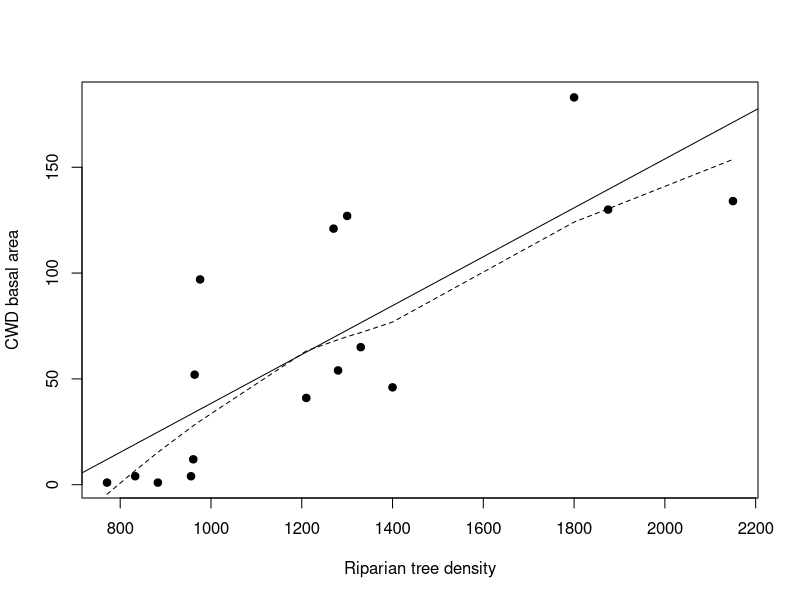
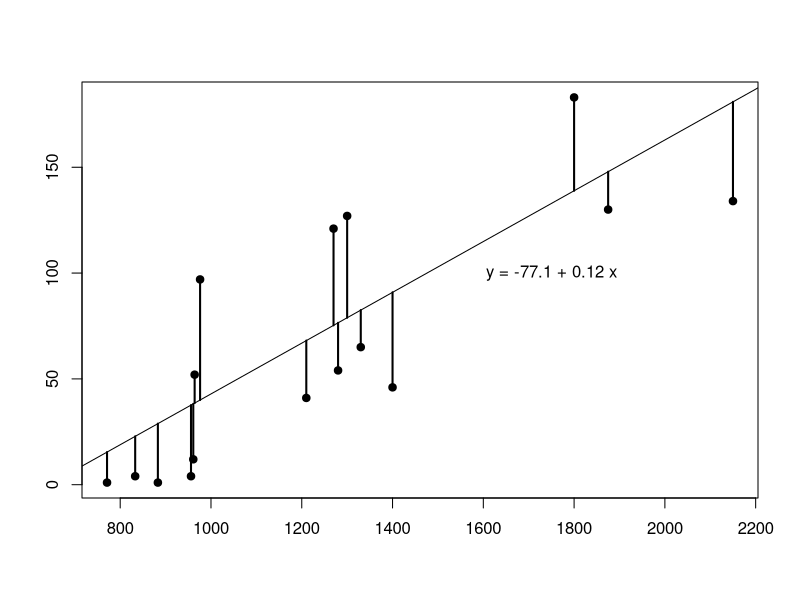
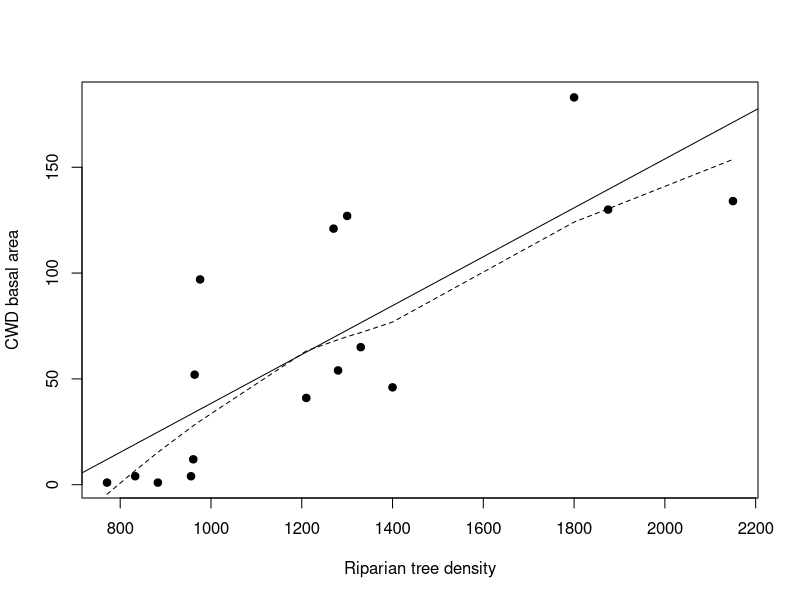
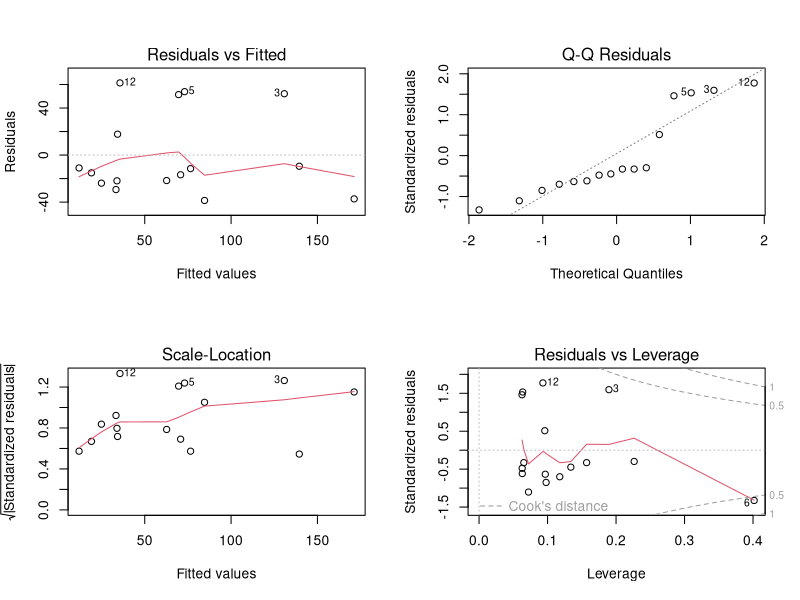
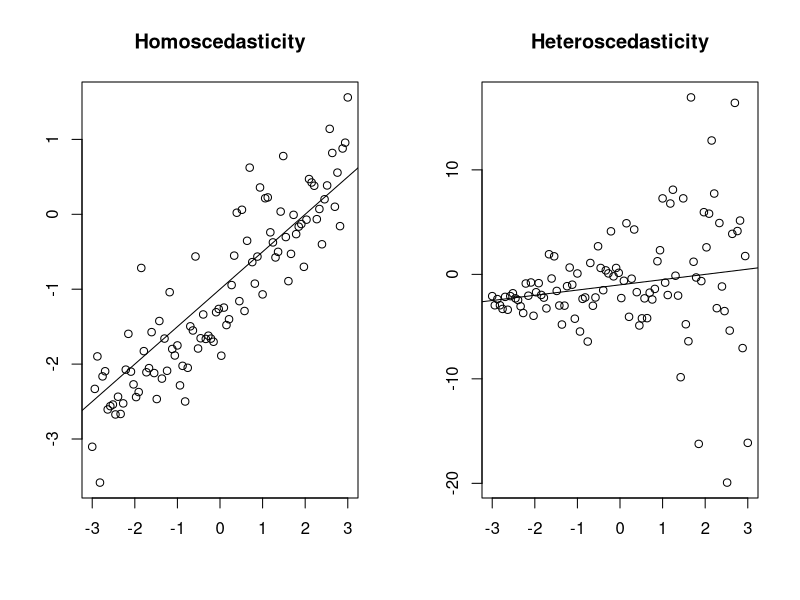
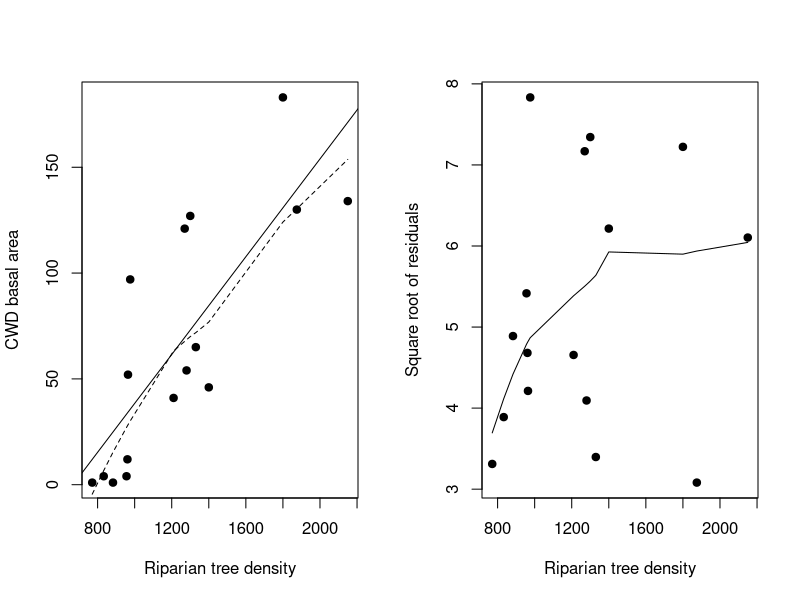
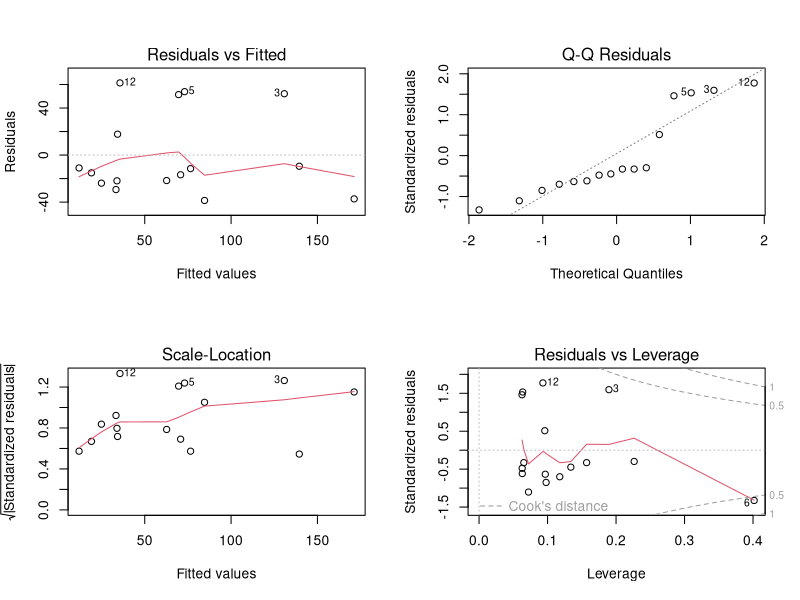
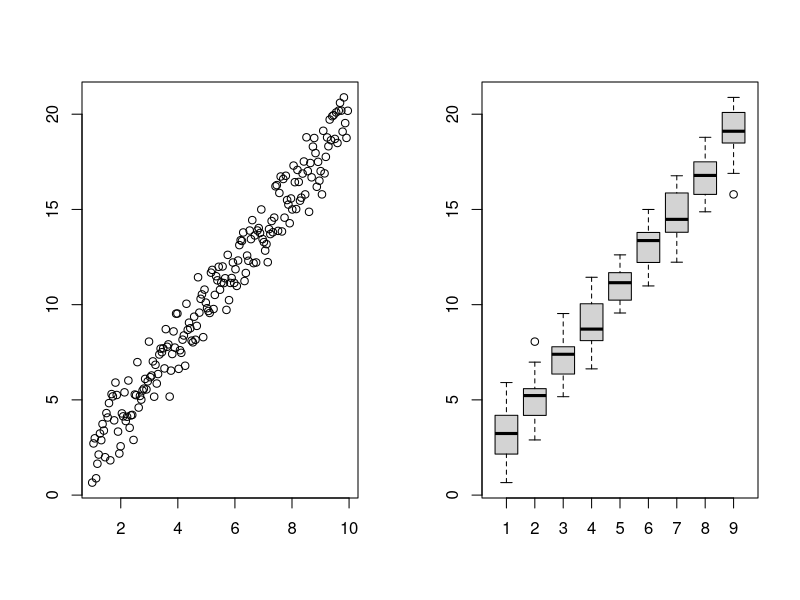

Here is the R script that generated these plots, in order:
## ---- chunk 1
CWD <- read.table("./datasets/01-linear-regression/christ.csv", header = T, sep = ",", dec = ".")
attach(CWD)

model <- lm(CWD.BASA ~ RIP.DENS)

## ---- chunk 2
#| out-width: 4in
#| out-height: 3in
#| fig-width: 6
#| fig-height: 4
#| fig-align: center
plot(RIP.DENS, CWD.BASA, xlab = "Riparian tree density", ylab = "CWD basal area", pch = 19)
lines(lowess(RIP.DENS, CWD.BASA,f=3/4), lty = 2)
abline(model)
## ---- chunk 3
#| out-width: 4in
#| out-height: 3in
#| fig-width: 6
#| fig-height: 4
#| fig-align: center

a <- -77.10
b <- 0.12

x <- CWD$RIP.DENS
y <- CWD$CWD.BASA

plot_residuals <- function(a, b) {
  plot(y ~ x, xlab = "", ylab = "", pch = 19)
  abline(a, b)
  y_pred <- a + b*x
  segments(x, y_pred, x, y, lwd=2)
}

plot_residuals(a, b)
text(1750, 100, paste("y =", a, "+", b, "x"))
## ---- chunk 4
#| echo: true
model <- lm(CWD.BASA ~ RIP.DENS)
summary(model)$coefficients
## ---- chunk 5
#| echo: true
summary(model)
## ---- chunk 6
#| out-width: 4in
#| out-height: 3in
#| fig-width: 6
#| fig-height: 4
#| fig-align: center

plot(RIP.DENS, CWD.BASA, xlab = "Riparian tree density", ylab = "CWD basal area", pch = 19)
lines(lowess(RIP.DENS, CWD.BASA,f=3/4), lty = 2)
abline(model)
## ---- chunk 7
#| fig-align: center
model <- lm(CWD.BASA ~ RIP.DENS)
par(mfrow=c(2,2))
plot(model)
## ---- chunk 8
#| out-width: 4in
#| out-height: 4in
#| fig-width: 6
#| fig-height: 4
#| fig-align: center

set.seed(1234)
n <- 100
a <- -1
b <- 0.5

x <- seq(-3, 3, length.out = n)
y1 <- a + b*x + rnorm(n, sd = 0.5)

sd <- seq(1, 2, length.out = n)^3
y2 <- a + b*x + rnorm(n, sd = sd)

par(mfrow=c(1, 2))
plot(x, y1, xlab = "", ylab = "", main = "Homoscedasticity")
abline(a, b)
plot(x, y2, xlab = "", ylab = "", main = "Heteroscedasticity")
abline(a, b)
## ---- chunk 9
#| out-width: 4in
#| out-height: 3in
#| fig-width: 6
#| fig-height: 4
#| fig-align: center
plot(RIP.DENS, CWD.BASA, xlab = "Riparian tree density", ylab = "CWD basal area", pch = 19)
lines(lowess(RIP.DENS, CWD.BASA,f=3/4), lty = 2)
abline(model)
## ---- chunk 10
#| out-width: 4in
#| out-height: 3in
#| fig-width: 6
#| fig-height: 4
#| fig-align: center
plot(RIP.DENS, abs(residuals(model))^0.5, xlab = "Riparian tree density", ylab = "Square root of residuals", pch = 19)
lines(lowess(RIP.DENS, abs(residuals(model))^0.5,f=3/4))
## ---- chunk 11
#| fig-align: center
model <- lm(CWD.BASA ~ RIP.DENS)
par(mfrow=c(2,2))
plot(model)
## ---- chunk 12
#| out-width: 4in
#| out-height: 4in
#| fig-width: 6
#| fig-height: 4
#| fig-align: center
set.seed(456)

n <- 200
a <- 0
b <- 2

x <- seq(1, 10, length.out = n)[1:(n-1)]
y <- a + b*x + rnorm(n - 1)
bin <- floor(x)

par(mfrow=c(1, 2))
plot(x, y, xlab = "", ylab = "")
boxplot(y ~ bin, xlab = "", ylab = "")
residuals <- y - a - b*x 

## ---- chunk 13
#| out-width: 4in
#| out-height: 4in
#| fig-width: 6
#| fig-height: 4
#| fig-align: center

set.seed(456)

n <- 200
a <- 0
b <- 2

x <- seq(1, 10, length.out = n)[1:(n-1)]

e <- rnorm(n - 1)
scales <- seq(1, 2, length.out = n-1)^3
scales[e < 0] <- 1
e <- e*scales

y <- a + b*x + e
bin <- floor(x)

par(mfrow=c(1, 2))
plot(x, y, xlab = "", ylab = "")
boxplot(y ~ bin, xlab = "", ylab = "", side="right")
## ---- chunk 14
#| out-width: 4in
#| out-height: 4in
#| fig-width: 6
#| fig-height: 4
#| fig-align: center
set.seed(456)

n <- 100
a <- 0
b <- 2

x <- seq(1, 10, length.out = n)[1:(n-1)]
y <- a + b*x + rnorm(n - 1)
bin <- floor(x)

par(mfrow=c(1, 2))
boxplot(y ~ bin, xlab = "", ylab = "", side="right")
residuals <- y - a - b*x 
qqnorm(residuals, main = "Q-Q plot of Y|X")
qqline(residuals)

## ---- chunk 15
#| out-width: 4in
#| out-height: 4in
#| fig-width: 6
#| fig-height: 4
#| fig-align: center
set.seed(456)

n <- 200
a <- 0
b <- 2

x <- seq(1, 10, length.out = n)[1:(n-1)]

e <- rnorm(n - 1)
scales <- seq(1, 2, length.out = n-1)^3
scales[e < 0] <- 1
e <- e*scales

y <- a + b*x + e
bin <- floor(x)

par(mfrow=c(1, 2))
boxplot(y ~ bin, xlab = "", ylab = "", side="right")
residuals <- y - a - b*x 
qqnorm(residuals, main = "Q-Q plot of Y|X")
qqline(residuals)
## ---- chunk 16
#| out-width: 4in
#| out-height: 4in
#| fig-width: 6
#| fig-height: 4
#| fig-align: center
set.seed(456)

n <- 100
a <- 0
b <- 2

x <- seq(1, 10, length.out = n)[1:(n-1)]
y <- a + b*x + rnorm(n - 1)
bin <- floor(x)

par(mfrow=c(1, 2))
residuals <- y - a - b*x 
qqnorm(residuals, main = "Q-Q plot of Y|X")
qqline(residuals)
qqnorm(y, main = "Q-Q plot of Y")
qqline(y)
## ---- chunk 17
#| fig-align: center
model <- lm(CWD.BASA ~ RIP.DENS)
par(mfrow=c(2,2))
plot(model)
## ---- chunk 18
#| echo: true
model2 <- lm(log(CWD.BASA) ~ RIP.DENS)
summary(model2)
## ---- chunk 19
#| fig-align: center
par(mfrow=c(2,2))
plot(model2)
## ---- chunk 20
model3 <- lm(log(CWD.BASA) ~ RIP.DENS + I(RIP.DENS^2))
summary(model3)
## ---- chunk 21
#| fig-align: center
par(mfrow=c(2,2))
plot(model3)
## ---- chunk 22
summary(model3)$coefficients
## ---- chunk 23
#| echo: true
model3 <- lm(I(log(CWD.BASA)) ~ RIP.DENS + I(RIP.DENS^2))
p <- predict(model3,
             newdata = data.frame(RIP.DENS=c(1000, 1500)), 
             interval = "confidence")
p
## ---- chunk 24
#| echo: true
exp(p)
## ---- chunk 25
#| out-width: 4in
#| out-height: 3in
#| fig-width: 6
#| fig-height: 4
#| fig-align: center
p <- predict(model3, newdata = data.frame(RIP.DENS=800:2200), 
             interval = "confidence")
plot(RIP.DENS, CWD.BASA, xlab = "Riparian tree density", ylab = "CWD basal area", ylim = c(0, max(exp(p[,3]))))
abline(model, lty=3)
lines(800:2200, exp(p[,1]))
lines(800:2200, exp(p[,2]), lty=2)
lines(800:2200, exp(p[,3]), lty=2)
## ---- chunk 26
#| out-width: 4in
#| out-height: 4in
#| fig-width: 6
#| fig-height: 4
#| fig-align: center

set.seed(1234)
n <- 50
a <- 0
b <- 0.5

x1 <- seq(-3, 3, length.out = n)
y1 <- a + b*x1 + rnorm(n, sd = 0.5)
x2 <- x1 / 3
y2 <- a + b*x2 + rnorm(n, sd = 0.5)

m1 <- lm(y1 ~ x1)
m2 <- lm(y2 ~ x2)

se1 <- summary(m1)$coefficients["x1", "Std. Error"]
se2 <- summary(m2)$coefficients["x2", "Std. Error"]

par(mfrow=c(1, 2))
plot(x1, y1, xlim = c(-3, 3), xlab = "", ylab = "",
     main = paste0("SE(beta) = ", round(se1, digits = 2)))
abline(m1)
plot(x2, y2, xlim = c(-3, 3), xlab = "", ylab = "",
     main = paste0("SE(beta) = ", round(se2, digits = 2)))
abline(m2)
## ---- chunk 27
#| echo: true
summary(model)$coefficients
## ---- chunk 28
#| echo: true
confint(model)
